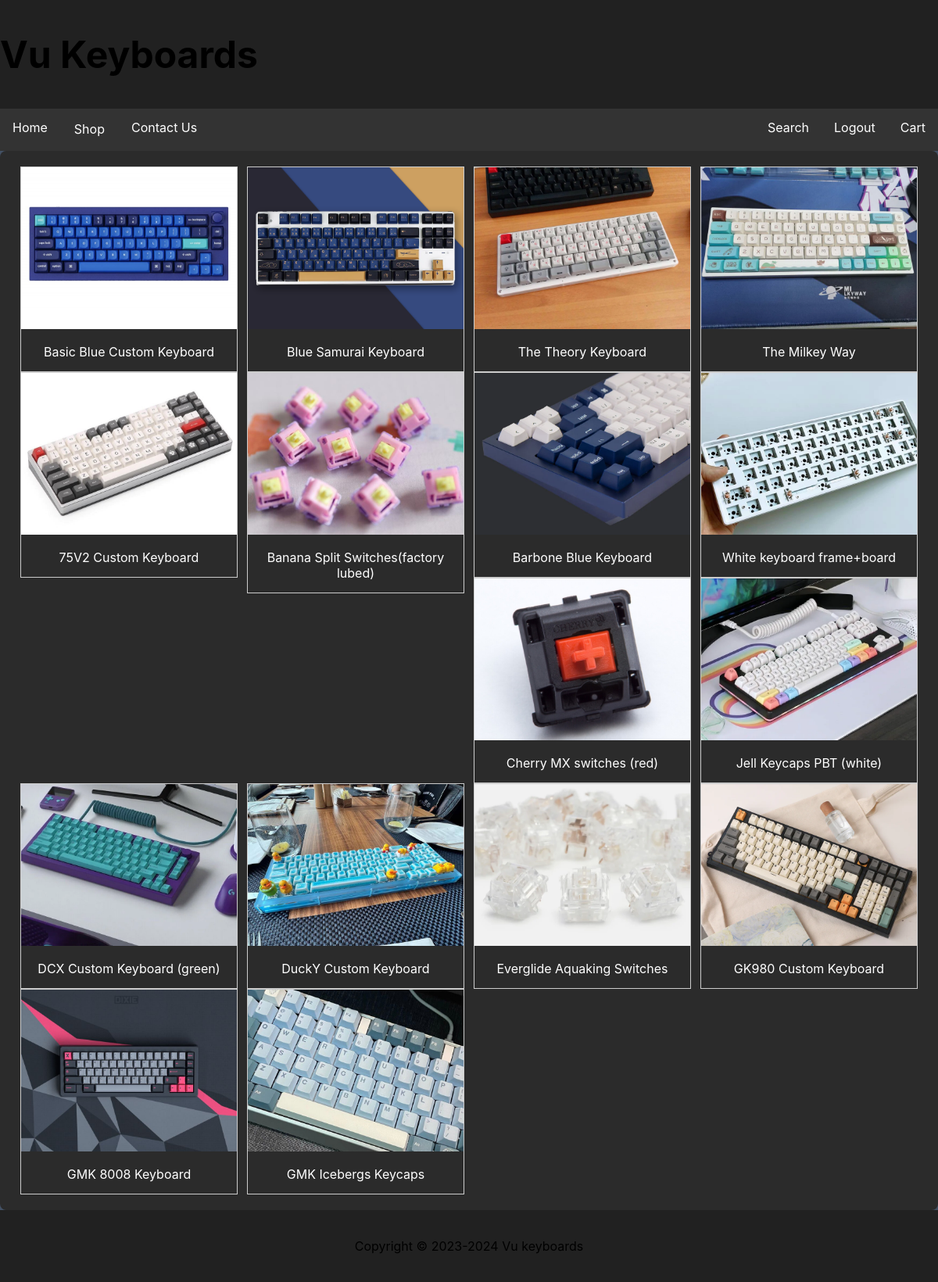
Screenshot of /shop.php (signed in) with the database file from the repository.
### tables this page shows
CREATE TABLE `gallery` (
  `id` int(11) NOT NULL,
  `imgname` varchar(50) NOT NULL,
  `title` varchar(100) NOT NULL,
  `category` varchar(50) NOT NULL,
  `price` decimal(10,0) NOT NULL,
  `description` varchar(100) NOT NULL,
  `special` varchar(1) NOT NULL DEFAULT 'N'
);

### shop.php (the view, shortened to what this page needs)
<!DOCTYPE html>
<html lang="en">
<head>
<link href="css/style.css" rel="stylesheet" type="text/css">
</head>
<body>
<?php
if(isset($_SESSION["loggedin"])){
    $loggedin=$_SESSION["loggedin"];
}
else{header('Location: login.php');}
?>
<?php include 'header.php';?>
<div class="row">
  <div class="main">
      <?php
    require_once 'setup.php';
           if(isset($_GET['category'])) {
                $category = $_GET['category'];
    $query = "SELECT * FROM gallery WHERE category = '$category' ";}
       else {$query = "SELECT * FROM gallery  ";}
    $stmt = mysqli_prepare($conn, $query);
 mysqli_stmt_execute($stmt);
 $result = mysqli_stmt_get_result($stmt);
 if (mysqli_num_rows($result) > 0) {
        while ($row = mysqli_fetch_assoc($result)) {
    $imgname=$row['imgname'];
              $title=$row['title'];
            $id=$row['id'];
      ?>
      <div class="responsive">
      <div class="gallery">
  <a target="_blank" href="keyboard.php?id=<?php echo $id;?>">
    <img src="images/<?php echo $imgname;?>" alt="Keyboard 1" width="600" height="400">
  </a>
  <div class="desc"><?php echo $title;?></div>
</div>
      </div>
      <?php
        } }
      ?>
</div>
    </div>
    <?php include 'footer.php';?>
</body>
</html>

### header.php (shortened to what this page needs)
  <div class="header">
  <h1 align="left">Vu Keyboards </h1>
</div>
    <div class="navbar">
        <a href="index.php">Home</a>
          <div class="dropdown">
    <button class="dropbtn"> <a href="shop.php">Shop</a>
    </button>
  </div>
        <a href="contact.php">Contact Us</a>
        <a href="cart.php" class="right">Cart</a>
    <?php
    if(isset( $loggedin)){
?>
       <a href="logout.php" class="right">Logout</a>
<?php }
else{ ?>
    <a href="login.php" class="right">Login</a>
    <?php }
    ?>
        <a href="search.php" class="right">Search</a>
    </div>

### footer.php
<div class="footer">
    <?php
echo "<p>Copyright &copy; 2023-" . date("2024") . " Vu keyboards</p>";
?>
</div>

### CSS/style.css (style rules this page uses)
body { font-family: "Roboto", Arial, Helvetica, sans-serif; background-color: #1d1d1d; color: #d3d3d3; }
.header { padding: 40px 0; text-align: center; background: #212121; color: #ffffff; }
.header h1 { font-size: 48px; margin: 0; }
.navbar { overflow: hidden; background-color: #212121; }
.navbar a { float: left; display: block; color: #d3d3d3; text-align: center; padding: 14px 20px; text-decoration: none; }
.navbar a.right { float: right; }
* { box-sizing: border-box; }
.row { display: flex; flex-wrap: wrap; }
.main { flex: 70%; background-color: #2b2b2b; padding: 20px; border-radius: 8px; }
.footer { padding: 20px; text-align: center; background: #212121; color: #d3d3d3; }
* { box-sizing: border-box; font-family: -apple-system, BlinkMacSystemFont, "segoe ui", roboto, oxygen, ubuntu, cantarell, "fira sans", "droid sans", "helvetica neue", Arial, sans-serif; color: black; font-size: 16px; }
body { background-color: #435165; }
.navbar { overflow: hidden; background-color: #333; }
.navbar a { float: left; font-size: 16px; color: white; text-align: center; padding: 14px 16px; text-decoration: none; }
.dropdown { float: left; overflow: hidden; }
.dropdown .dropbtn { font-size: 16px; border: none; outline: none; color: white; padding: 2px 2px; background-color: inherit; font-family: inherit; margin: 0; }
* { box-sizing: border-box; font-family: -apple-system, BlinkMacSystemFont, "segoe ui", roboto, oxygen, ubuntu, cantarell, "fira sans", "droid sans", "helvetica neue", Arial, sans-serif; font-size: 16px; }
body { background-color: #435165; margin: 0; }

### shop.php (style rules this page uses)
div.gallery { border: 1px solid #ccc; }
div.gallery img { width: 100%; height: auto; }
div.desc { padding: 15px; text-align: center; color: white; }
* { box-sizing: border-box; }
.responsive { padding: 0 6px; float: left; width: 24.99999%; }

### rows the page displays
gallery: imgname (picture), title "Basic Blue Custom Keyboard"
gallery: imgname (picture), title "Blue Samurai Keyboard"
gallery: imgname (picture), title "The Theory Keyboard"
gallery: imgname (picture), title "The Milkey Way"
gallery: imgname (picture), title "75V2 Custom Keyboard"
gallery: imgname (picture), title "Banana Split Switches(factory lubed)"
gallery: imgname (picture), title "Barbone Blue Keyboard"
gallery: imgname (picture), title "White keyboard frame+board"
gallery: imgname (picture), title "Cherry MX switches (red)"
gallery: imgname (picture), title "Jell Keycaps PBT (white)"
gallery: imgname (picture), title "DCX Custom Keyboard (green)"
gallery: imgname (picture), title "DuckY Custom Keyboard"
gallery: imgname (picture), title "Everglide Aquaking Switches"
gallery: imgname (picture), title "GK980 Custom Keyboard"
gallery: imgname (picture), title "GMK 8008 Keyboard"
gallery: imgname (picture), title "GMK Icebergs Keycaps"
